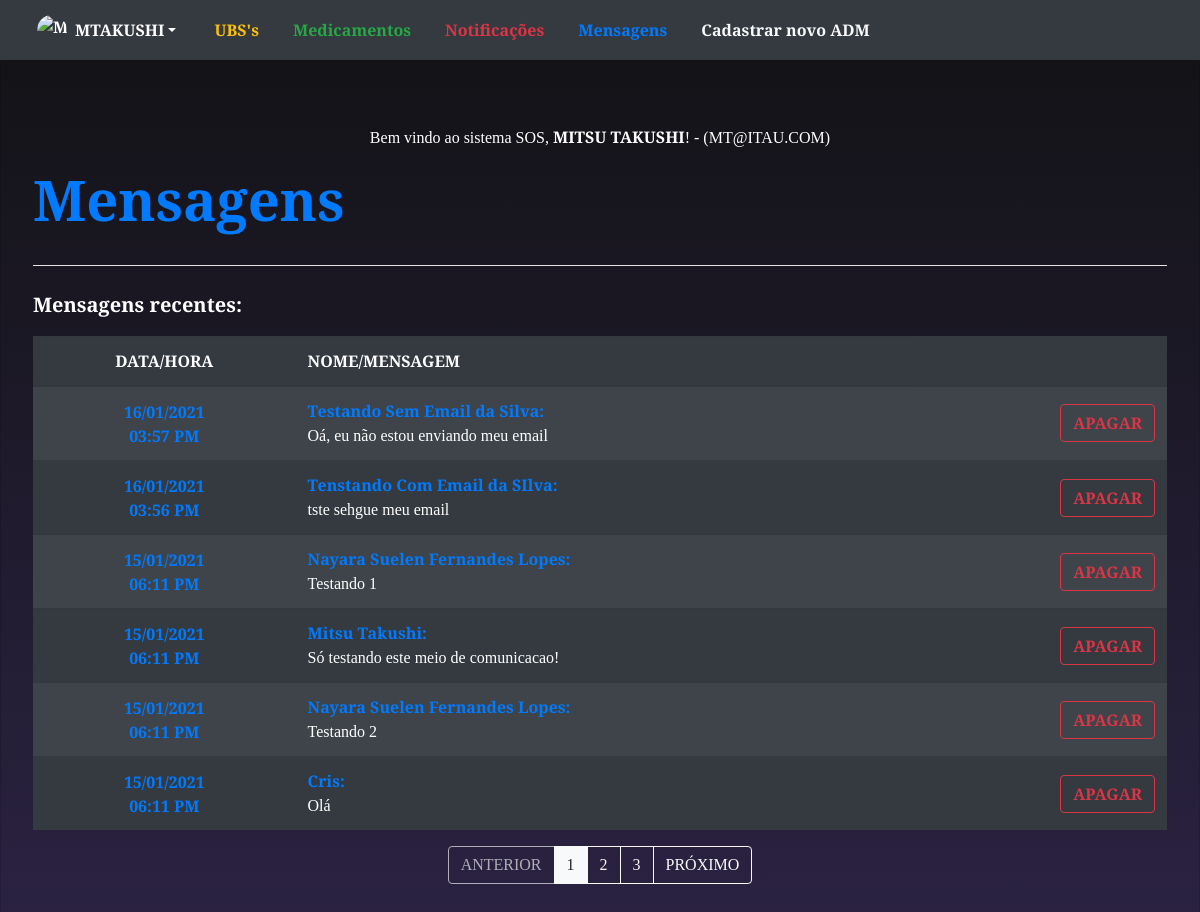
The app's page /ADM/pagmsg.php (signed in) with its own data.
### tables this page shows
CREATE TABLE `fale_conosco` (
  `id` int(11) NOT NULL,
  `nome` varchar(200) NOT NULL,
  `msg` varchar(1000) NOT NULL,
  `data` datetime DEFAULT current_timestamp(),
  `email` text DEFAULT NULL
);

### ADM/pagmsg.php (the view, shortened to what this page needs)
<!DOCTYPE html>
<html lang="en">
<head>
  <?php require_once('connectdb.php') ?>
</head>
<body style="background: rgb(18,18,20);
background: linear-gradient(180deg, rgba(18,18,20,1) 0%, rgba(44,35,69,1) 100%);" class="text-white">
  <div class="jumbotron card card-image text-white" style="background-color: rgba(0,0,0,0);">
    <p class="text-center">Bem vindo ao sistema SOS, <b><?php echo $_SESSION['nome'] ?></b>! - (<?php echo $_SESSION['email'] ?>)</p>
    <h1 class="display-4 text-primary  font-weight-bold">Mensagens</h1>
    <hr class="my-4 bg-white">
    <p class="lead font-weight-bold">Mensagens recentes:</p>
    <table class="table table-striped table-hover table-dark bg-dark text-center">
      <thead>
        <tr>
          <th scope="col" class=" text-center">DATA/HORA</th>
          <th scope="col" class=" text-left">NOME/MENSAGEM</th>
        </tr>
      </thead>
      <tbody>
        <?php
        $sql = "
            SELECT * FROM fale_conosco ORDER BY fale_conosco.data DESC;
        ";
        $result = $conn->query($sql);
        if ($result->num_rows > 0) {
          while ($rows = $result->fetch_assoc()) {
        ?>
            <tr>
              <th class="align-middle text-center text-primary" scope="row ">
                <?php echo date('d/m/Y', strtotime($rows['data'])); ?><br>
                <?php echo date('h:i A', strtotime($rows['data'])); ?>
              </th>
              <td class="align-middle text-left">
                <b class="text-primary"><?php echo $rows["nome"]; ?>:</b><br>
                <?php echo $rows["msg"]; ?>
              </td>
              <td class="align-middle text-right">
                <div class="btn-group">
                <form method="post">
                    <button type="submit" class="btn btn-outline-danger  font-weight-bold">
                      APAGAR </button>
                  </form>
                </div>
              </td>
            </tr>
        <?php
          }
        } else {
          echo "Nenhuma mensagem recebida!";
        }
        ?>
      </tbody>
    </table>
    <div class="btn-group pagination justify-content-center">
      <a class="btn btn-outline-light disabled" href="#">ANTERIOR</a>
      <a class="btn btn-outline-light active" href="#">1</a>
      <a class="btn btn-outline-light" href="#">2</a>
      <a class="btn btn-outline-light" href="#">3</a>
      <a class="btn btn-outline-light" href="#">PRÓXIMO</a>
    </div>
  </div>
</body>
</html>

### records on screen
fale_conosco: data "16/01/2021", data "03:57 PM", nome "Testando Sem Email da Silva", msg "Oá, eu não estou enviando meu email"
fale_conosco: data "16/01/2021", data "03:56 PM", nome "Tenstando Com Email da SIlva", msg "tste sehgue meu email"
fale_conosco: data "15/01/2021", data "06:11 PM", nome "Nayara Suelen Fernandes Lopes", msg "Testando 1"
fale_conosco: data "15/01/2021", data "06:11 PM", nome "Mitsu Takushi", msg "Só testando este meio de comunicacao!"
fale_conosco: data "15/01/2021", data "06:11 PM", nome "Nayara Suelen Fernandes Lopes", msg "Testando 2"
fale_conosco: data "15/01/2021", data "06:11 PM", nome "Cris", msg "Olá"

### other values on screen
$_SESSION['nome'] "MITSU TAKUSHI"
$_SESSION['email'] "MT@ITAU.COM"
